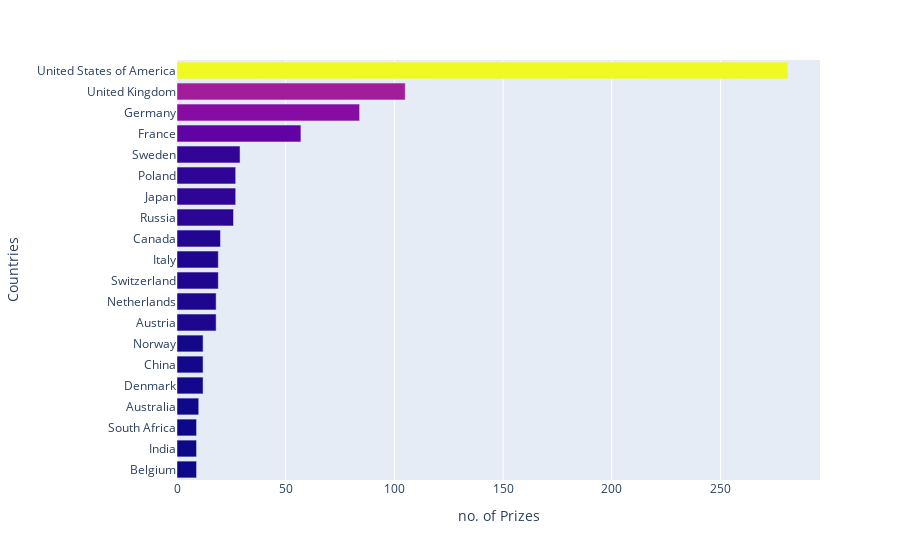

Source (notebook cell):
### Code cell
fig = px.bar(top20_countries[:20], x=top20_countries[:20].prize,
             y=top20_countries[:20].birth_country_current, labels={'y': 'Countries', 'x': 'no. of Prizes'}, color=top20_countries[:20].prize)

fig.update_yaxes(categoryorder='total ascending')
fig.update_coloraxes(showscale=False)

### Figure 1 — Plotly figure (JSON) as saved in the notebook; plotly's stock layout.template omitted (floating-point values rounded to 4 significant figures)
{"data": [{"alignmentgroup": "True", "hovertemplate": "no. of Prizes=%{x}<br>Countries=%{y}<br>color=%{marker.color}<extra></extra>", "legendgroup": "", "marker": {"color": [281, 105, 84, 57, 29, 27, 27, 26, 20, 19, 19, 18, 18, 12, 12, 12, 10, 9, 9, 9], "coloraxis": "coloraxis", "pattern": {"shape": ""}}, "name": "", "offsetgroup": "", "orientation": "h", "showlegend": false, "textposition": "auto", "type": "bar", "x": [281, 105, 84, 57, 29, 27, 27, 26, 20, 19, 19, 18, 18, 12, 12, 12, 10, 9, 9, 9], "xaxis": "x", "y": ["United States of America", "United Kingdom", "Germany", "France", "Sweden", "Japan", "Poland", "Russia", "Canada", "Switzerland", "Italy", "Austria", "Netherlands", "Denmark", "China", "Norway", "Australia", "Belgium", "India", "South Africa"], "yaxis": "y"}], "layout": {"barmode": "relative", "coloraxis": {"colorbar": {"title": {"text": "color"}}, "colorscale": [[0, "#0d0887"], [0.1111, "#46039f"], [0.2222, "#7201a8"], [0.3333, "#9c179e"], [0.4444, "#bd3786"], [0.5556, "#d8576b"], [0.6667, "#ed7953"], [0.7778, "#fb9f3a"], [0.8889, "#fdca26"], [1, "#f0f921"]], "showscale": false}, "legend": {"tracegroupgap": 0}, "margin": {"t": 60}, "xaxis": {"anchor": "y", "domain": [0, 1], "title": {"text": "no. of Prizes"}}, "yaxis": {"anchor": "x", "categoryorder": "total ascending", "domain": [0, 1], "title": {"text": "Countries"}}}}
